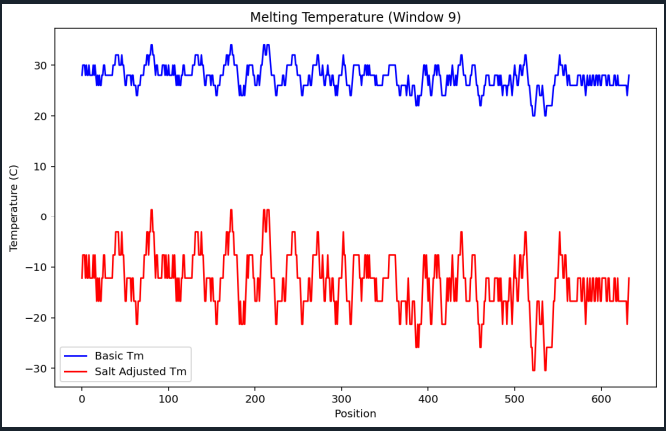

Here is the Python script that generated this plot:
# Use the AI to design an application that uses the sliding window methodology
# in order to scan a DNA sequence from a FASTA file, and display the melting 
# temperature along the seq., by using a chart. The chart should have 2 signals,
# one for each formula.
# Note: The sliding window should have 9 positions.

import tkinter as tk
from tkinter import filedialog, messagebox
import matplotlib.pyplot as plt
import math

def analyze_and_plot():
    filepath = filedialog.askopenfilename(initialfile="ex3.fasta", filetypes=[("FASTA Files", "*.fasta *.fa *.txt")])
    
    if not filepath:
        return
    with open(filepath, "r") as f:
        lines = f.readlines()
    
    sequence = ""
    for line in lines:
        line = line.strip()
        if not line.startswith(">"):
            sequence += line.upper()

    final_seq = ""
    for char in sequence:
        if char in "ACGT":
            final_seq += char
    
    if len(final_seq) < 9:
        messagebox.showerror("Error", "Sequence is too short (min 9)")
        return
    window_size = 9
    limit = len(final_seq) - window_size + 1
    
    na_conc = 0.001
    
    tm1_list = []
    tm2_list = []
    positions = []

    for i in range(limit):
        window = final_seq[i : i + window_size]
        
        A = 0
        T = 0
        C = 0
        G = 0
        
        for base in window:
            if base == 'A': A += 1
            if base == 'T': T += 1
            if base == 'C': C += 1
            if base == 'G': G += 1
        val1 = 4 * (G + C) + 2 * (A + T)
        gc_percent = ((G + C) / window_size) * 100
        val2 = 81.5 + 16.6 * math.log10(na_conc) + 0.41 * gc_percent - (600 / window_size)
        
        tm1_list.append(val1)
        tm2_list.append(val2)
        positions.append(i)

    plt.figure(figsize=(10, 6))
    plt.plot(positions, tm1_list, label="Basic Tm", color="blue")
    plt.plot(positions, tm2_list, label="Salt Adjusted Tm", color="red")
    
    plt.title("Melting Temperature (Window 9)")
    plt.xlabel("Position")
    plt.ylabel("Temperature (C)")
    plt.legend()
    plt.show()

root = tk.Tk()
root.title("Tm Analysis")
root.geometry("300x150")

label = tk.Label(root, text="Analyze Melting Temp", font=("Arial", 14))
label.pack(pady=20)

btn = tk.Button(root, text="Select FASTA File", command=analyze_and_plot)
btn.pack()

root.mainloop()
